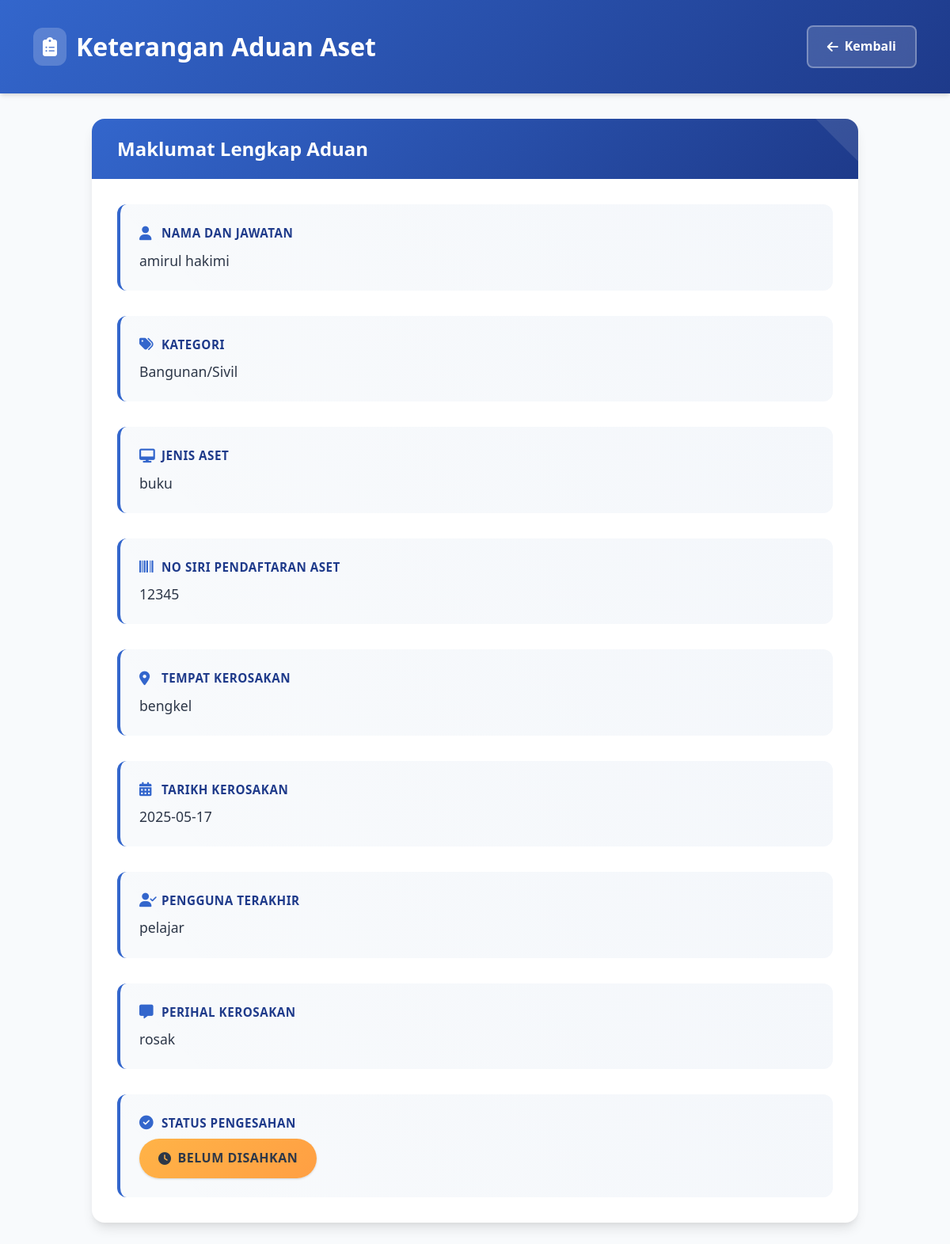
Page /view_admin.php?no_id=42 on the earlier database version.
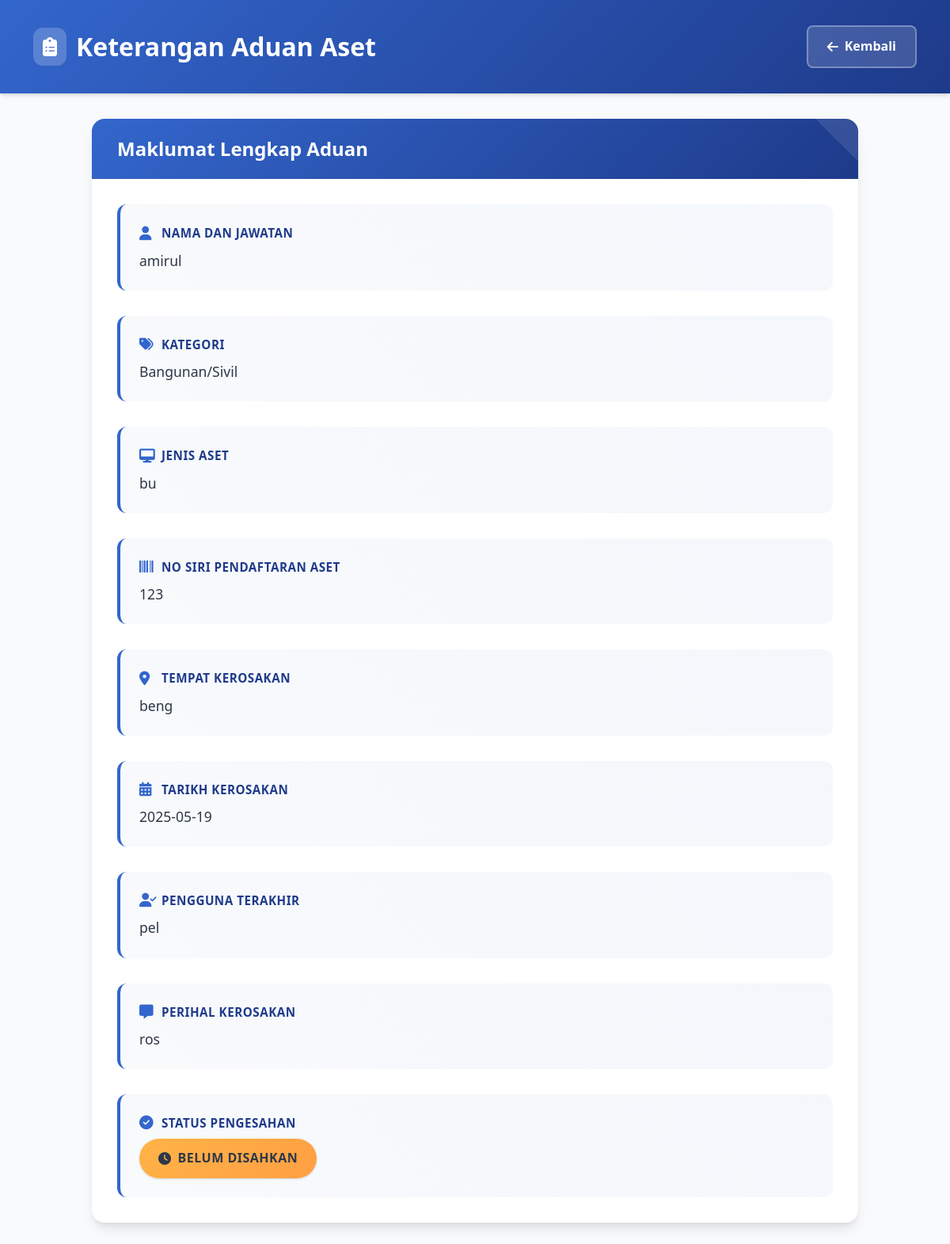
Same page on the later database version.
### tables this page shows
CREATE TABLE IF NOT EXISTS `tbl_semakan` (
  `no_id` int NOT NULL AUTO_INCREMENT,
  `role` varchar(50) DEFAULT NULL,
  `jenis_aset` varchar(255) DEFAULT NULL,
  `no_siri` varchar(50) DEFAULT NULL,
  `tempat_rosak` varchar(255) DEFAULT NULL,
  `userterakhir` varchar(255) DEFAULT NULL,
  `ulasan` varchar(500) DEFAULT NULL,
  `nama` varchar(255) DEFAULT NULL,
  `emel` varchar(255) DEFAULT NULL,
  `tarikh_rosak` varchar(50) DEFAULT NULL,
  `lulus_jabatan` varchar(255) DEFAULT 'Dalam Proses',
  `image` varchar(266) DEFAULT NULL,
  `tarikh` varchar(50) DEFAULT NULL,
  `bppa` varchar(50) DEFAULT NULL,
  `kosdahulu` varchar(50) DEFAULT NULL,
  `anggarankos` varchar(50) DEFAULT NULL,
  `syorulasan` longtext,
  `pic` varchar(50) DEFAULT NULL,
  `tarikhbppa` varchar(50) DEFAULT NULL,
  `kelulusan` varchar(50) DEFAULT NULL,
  `ulasantpo` longtext,
  `tarikhtpo` varchar(50) DEFAULT NULL,
  PRIMARY KEY (`no_id`) USING BTREE
);

### view_admin.php (the view, shortened to what the changed rows need)
<!DOCTYPE html>
<html lang="en">
<head>
    <link rel="stylesheet" href="https://cdn.jsdelivr.net/npm/bootstrap@5.2.2/dist/css/bootstrap.min.css">
    <link rel="stylesheet" href="https://cdnjs.cloudflare.com/ajax/libs/font-awesome/6.4.0/css/all.min.css"/>
</head>
<body>
    <div class="page-header">
        <div class="container">
            <h1 class="page-title">
                <i class="fas fa-clipboard-list"></i>
                Keterangan Aduan Aset
            </h1>
        </div>
    </div>
    <div class="main-container">
        <?php
        include 'db.php';
        if (isset($_GET['no_id']) && is_numeric($_GET['no_id'])) {
            $no_id = $_GET['no_id'];
            $sql = "SELECT * FROM tbl_semakan WHERE no_id = $no_id";
            $result = mysqli_query($conn, $sql);
            if (mysqli_num_rows($result) > 0) {
                while ($row = mysqli_fetch_array($result)) {
        ?>
                <div class="detail-card">
                    <div class="card-header">
                        <h2>Maklumat Lengkap Aduan</h2>
                    </div>
                    <div class="card-body">
                        <div class="detail-grid">
                            <div class="detail-item">
                                <div class="detail-label">
                                    <i class="fas fa-user"></i>
                                    Nama dan Jawatan
                                </div>
                                <div class="detail-value"><?php echo htmlspecialchars($row["nama"]); ?></div>
                            </div>
                            <div class="detail-item">
                                <div class="detail-label">
                                    <i class="fas fa-tags"></i>
                                    Kategori
                                </div>
                                <div class="detail-value"><?php echo htmlspecialchars($row["role"]); ?></div>
                            </div>
                            <div class="detail-item">
                                <div class="detail-label">
                                    <i class="fas fa-desktop"></i>
                                    Jenis Aset
                                </div>
                                <div class="detail-value"><?php echo htmlspecialchars($row["jenis_aset"]); ?></div>
                            </div>
                            <div class="detail-item">
                                <div class="detail-label">
                                    <i class="fas fa-barcode"></i>
                                    No Siri Pendaftaran Aset
                                </div>
                                <div class="detail-value"><?php echo htmlspecialchars($row["no_siri"]); ?></div>
                            </div>
                            <div class="detail-item">
                                <div class="detail-label">
                                    <i class="fas fa-map-marker-alt"></i>
                                    Tempat Kerosakan
                                </div>
                                <div class="detail-value"><?php echo htmlspecialchars($row["tempat_rosak"]); ?></div>
                            </div>
                            <div class="detail-item">
                                <div class="detail-label">
                                    <i class="fas fa-calendar-alt"></i>
                                    Tarikh Kerosakan
                                </div>
                                <div class="detail-value"><?php echo htmlspecialchars($row["tarikh_rosak"]); ?></div>
                            </div>
                            <div class="detail-item">
                                <div class="detail-label">
                                    <i class="fas fa-user-check"></i>
                                    Pengguna Terakhir
                                </div>
                                <div class="detail-value"><?php echo htmlspecialchars($row["userterakhir"]); ?></div>
                            </div>
                            <div class="detail-item">
                                <div class="detail-label">
                                    <i class="fas fa-comment-alt"></i>
                                    Perihal Kerosakan
                                </div>
                                <div class="detail-value"><?php echo nl2br(htmlspecialchars($row["ulasan"])); ?></div>
                            </div>
                            <div class="detail-item">
                                <div class="detail-label">
                                    <i class="fas fa-check-circle"></i>
                                    Status Pengesahan
                                </div>
                                <div class="detail-value">
                                    <?php
                                    $status = $row["lulus_jabatan"];
                                    $badgeClass = '';
                                    $icon = '';
                                    if ($status == 'Disahkan') {
                                        $badgeClass = 'status-approved';
                                        $icon = '<i class="fas fa-check-circle"></i>';
                                    } elseif ($status == 'Ditolak') {
                                        $badgeClass = 'status-rejected';
                                        $icon = '<i class="fas fa-times-circle"></i>';
                                    } else {
                                        $badgeClass = 'status-pending';
                                        $icon = '<i class="fas fa-clock"></i>';
                                        $status = 'Belum Disahkan';
                                    }
                                    ?>
                                    <span class="status-badge <?php echo $badgeClass; ?>">
                                        <?php echo $icon; ?>
                                        <?php echo htmlspecialchars($status); ?>
                                    </span>
                                </div>
                            </div>
                        </div>
                    </div>
                </div>
        <?php
                }
            }
        }
        ?>
    </div>
</body>
</html>

Differences in the rows shown:
changed tbl_semakan "Bangunan/Sivil": nama "amirul hakimi" → "amirul"; jenis_aset "buku" → "bu"; no_siri "12345" → "123"; tempat_rosak "bengkel" → "beng"; tarikh_rosak "2025-05-17" → "2025-05-19"; userterakhir "pelajar" → "pel"; ulasan "rosak" → "ros"
